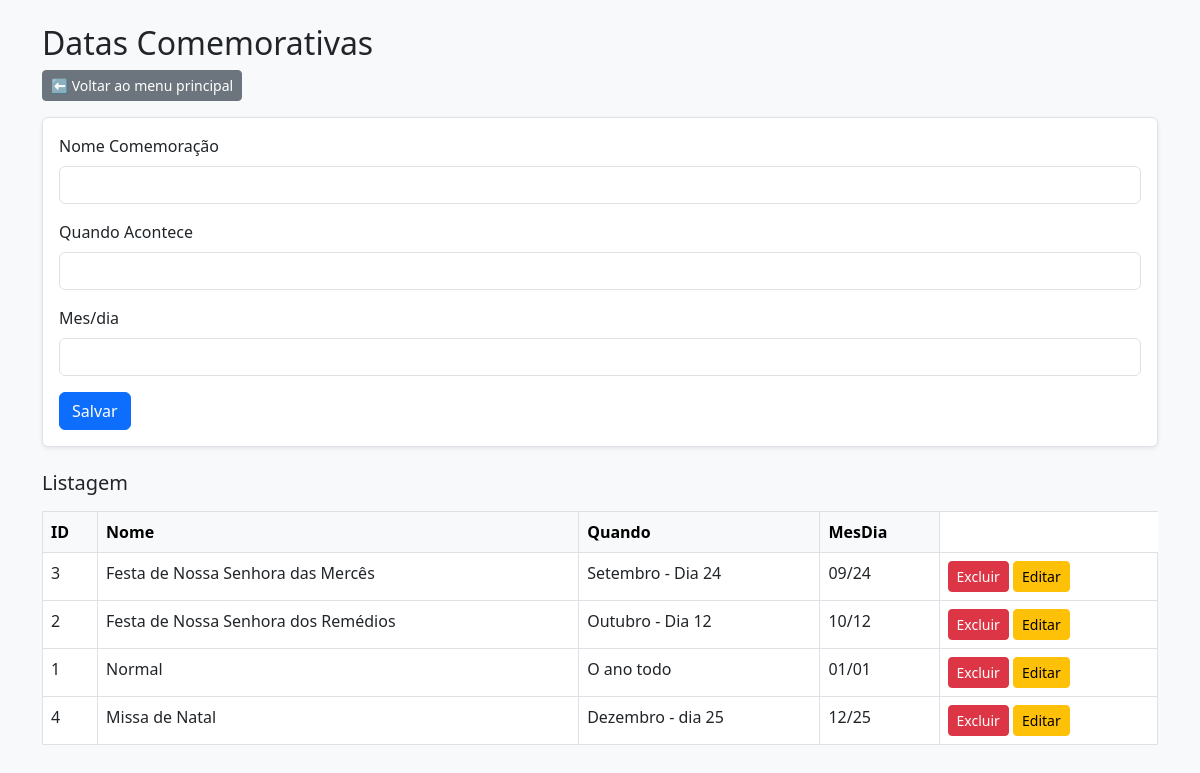
/admin/datacomemorativa_geral.php, run on the app's committed database.
### tables this page shows
CREATE TABLE IF NOT EXISTS `tbdatacomemorativa` (
  `idDataComemorativa` int(11) NOT NULL AUTO_INCREMENT,
  `DescComemoracao` varchar(200) NOT NULL,
  `QuandoAcontece` varchar(200) NOT NULL,
  `MesDia` varchar(5) DEFAULT NULL,
  PRIMARY KEY (`idDataComemorativa`)
);

### admin/datacomemorativa_geral.php (the view, shortened to what this page needs)
<?php
include_once('../conexao.php');
$datas = $conn->query("SELECT * FROM tbDataComemorativa ORDER BY QuandoAcontece DESC");
?>
<!DOCTYPE html>
<html lang="pt-br">
<head>
    <link href="https://cdn.jsdelivr.net/npm/bootstrap@5.3.0/dist/css/bootstrap.min.css" rel="stylesheet">
</head>
<body class="bg-light">
<div class="container mt-4">
    <h2>Datas Comemorativas</h2>
    <a href="index.php" class="btn btn-secondary btn-sm mb-3">⬅️ Voltar ao menu principal</a>
    <form method="post" class="border p-3 mb-4 bg-white rounded shadow-sm">
        <div class="mb-3">
            <label class="form-label">Nome Comemoração</label>
            <input type="text" name="DescComemoracao" class="form-control" required>
        </div>
        <div class="mb-3">
            <label class="form-label">Quando Acontece</label>
            <input type="text" name="QuandoAcontece" class="form-control" required>
        </div>
        <div class="mb-3">
            <label class="form-label">Mes/dia</label>
            <input type="text" name="MesDia" class="form-control" required>
        </div>
        <button type="submit" name="inserir" class="btn btn-primary">Salvar</button>
    </form>
    <h5 class="mb-3">Listagem</h5>
    <table class="table table-bordered bg-white">
        <thead class="table-light">
            <tr>
                <th>ID</th>
                <th>Nome</th>
                <th>Quando</th>
                <th>MesDia</th>
            </tr>
        </thead>
        <tbody>
        <?php while ($d = $datas->fetch_assoc()): ?>
            <tr>
                <td><?= $d['idDataComemorativa'] ?></td>
                <td><?= htmlspecialchars($d['DescComemoracao']) ?></td>
                <td><?= htmlspecialchars($d['QuandoAcontece']) ?></td>
                <td><?= htmlspecialchars($d['MesDia']) ?></td>
                <td>
                    <a href="?excluir=<?= $d['idDataComemorativa'] ?>" class="btn btn-sm btn-danger" onclick="return confirm('Excluir esta data?')">Excluir</a>
                    <a href="datacomemorativa_editar.php?id=<?= $d['idDataComemorativa'] ?>" class="btn btn-sm btn-warning">Editar</a>
                 </td>
            </tr>
        <?php endwhile; ?>
        </tbody>
    </table>
</div>
</body>
</html>

### data on the page
tbdatacomemorativa: idDataComemorativa "3", DescComemoracao "Festa de Nossa Senhora das Mercês", QuandoAcontece "Setembro - Dia 24", MesDia "09/24"
tbdatacomemorativa: idDataComemorativa "2", DescComemoracao "Festa de Nossa Senhora dos Remédios", QuandoAcontece "Outubro - Dia 12", MesDia "10/12"
tbdatacomemorativa: idDataComemorativa "1", DescComemoracao "Normal", QuandoAcontece "O ano todo", MesDia "01/01"
tbdatacomemorativa: idDataComemorativa "4", DescComemoracao "Missa de Natal", QuandoAcontece "Dezembro - dia 25", MesDia "12/25"
